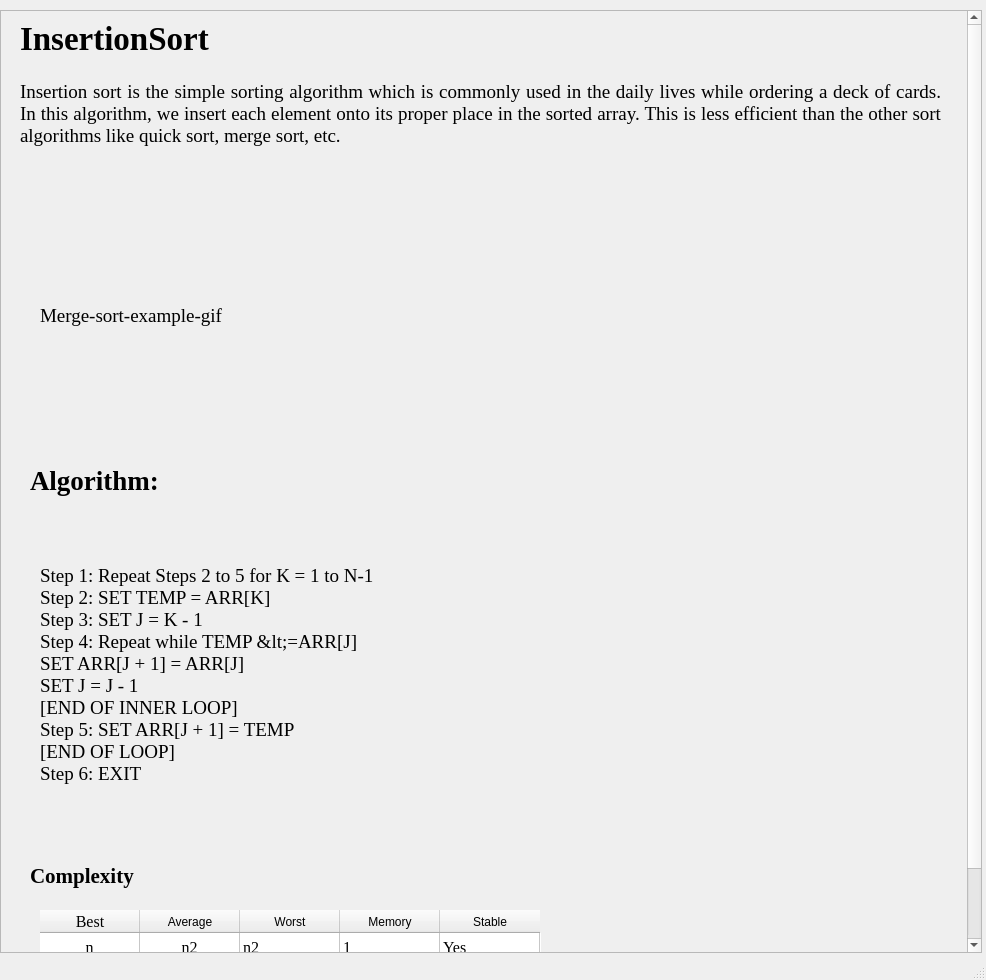
<?xml version="1.0" encoding="UTF-8"?>
<ui version="4.0">
 <class>MainWindow</class>
 <widget class="QMainWindow" name="MainWindow">
  <property name="geometry">
   <rect>
    <x>0</x>
    <y>0</y>
    <width>986</width>
    <height>980</height>
   </rect>
  </property>
  <property name="minimumSize">
   <size>
    <width>986</width>
    <height>980</height>
   </size>
  </property>
  <property name="maximumSize">
   <size>
    <width>990</width>
    <height>980</height>
   </size>
  </property>
  <property name="windowTitle">
   <string>MainWindow</string>
  </property>
  <widget class="QWidget" name="centralwidget">
   <widget class="QScrollArea" name="scrollArea">
    <property name="geometry">
     <rect>
      <x>0</x>
      <y>10</y>
      <width>982</width>
      <height>943</height>
     </rect>
    </property>
    <property name="sizePolicy">
     <sizepolicy hsizetype="Expanding" vsizetype="Ignored">
      <horstretch>0</horstretch>
      <verstretch>0</verstretch>
     </sizepolicy>
    </property>
    <property name="minimumSize">
     <size>
      <width>0</width>
      <height>500</height>
     </size>
    </property>
    <property name="cursor" stdset="0">
     <cursorShape>WaitCursor</cursorShape>
    </property>
    <property name="acceptDrops">
     <bool>false</bool>
    </property>
    <property name="autoFillBackground">
     <bool>true</bool>
    </property>
    <property name="styleSheet">
     <string notr="true">border:none;
QScrollBar
{
background : lightgreen;}</string>
    </property>
    <property name="frameShadow">
     <enum>QFrame::Sunken</enum>
    </property>
    <property name="verticalScrollBarPolicy">
     <enum>Qt::ScrollBarAsNeeded</enum>
    </property>
    <property name="sizeAdjustPolicy">
     <enum>QAbstractScrollArea::AdjustIgnored</enum>
    </property>
    <property name="widgetResizable">
     <bool>true</bool>
    </property>
    <property name="alignment">
     <set>Qt::AlignLeading|Qt::AlignLeft|Qt::AlignVCenter</set>
    </property>
    <widget class="QWidget" name="scrollAreaWidgetContents">
     <property name="geometry">
      <rect>
       <x>0</x>
       <y>-75</y>
       <width>961</width>
       <height>1018</height>
      </rect>
     </property>
     <layout class="QVBoxLayout" name="verticalLayout_2">
      <item>
       <widget class="QFrame" name="frame">
        <property name="minimumSize">
         <size>
          <width>0</width>
          <height>1000</height>
         </size>
        </property>
        <property name="acceptDrops">
         <bool>false</bool>
        </property>
        <property name="styleSheet">
         <string notr="true">border:none</string>
        </property>
        <property name="frameShape">
         <enum>QFrame::StyledPanel</enum>
        </property>
        <property name="frameShadow">
         <enum>QFrame::Plain</enum>
        </property>
        <widget class="QLabel" name="complexity">
         <property name="geometry">
          <rect>
           <x>20</x>
           <y>840</y>
           <width>211</width>
           <height>31</height>
          </rect>
         </property>
         <property name="font">
          <font>
           <family>Times New Roman</family>
           <pointsize>16</pointsize>
           <weight>75</weight>
           <bold>true</bold>
          </font>
         </property>
         <property name="layoutDirection">
          <enum>Qt::LeftToRight</enum>
         </property>
         <property name="text">
          <string>Complexity</string>
         </property>
         <property name="textFormat">
          <enum>Qt::PlainText</enum>
         </property>
        </widget>
        <widget class="QLabel" name="algo_label">
         <property name="geometry">
          <rect>
           <x>20</x>
           <y>440</y>
           <width>331</width>
           <height>41</height>
          </rect>
         </property>
         <property name="font">
          <font>
           <family>Times New Roman</family>
           <pointsize>20</pointsize>
           <weight>75</weight>
           <bold>true</bold>
          </font>
         </property>
         <property name="text">
          <string>Algorithm:</string>
         </property>
        </widget>
        <widget class="QLabel" name="header_label">
         <property name="geometry">
          <rect>
           <x>10</x>
           <y>0</y>
           <width>291</width>
           <height>51</height>
          </rect>
         </property>
         <property name="font">
          <font>
           <family>Times New Roman</family>
           <pointsize>25</pointsize>
           <weight>75</weight>
           <bold>true</bold>
          </font>
         </property>
         <property name="layoutDirection">
          <enum>Qt::LeftToRight</enum>
         </property>
         <property name="text">
          <string>InsertionSort</string>
         </property>
         <property name="alignment">
          <set>Qt::AlignLeading|Qt::AlignLeft|Qt::AlignTop</set>
         </property>
        </widget>
        <widget class="QLabel" name="algorithm">
         <property name="geometry">
          <rect>
           <x>30</x>
           <y>510</y>
           <width>861</width>
           <height>311</height>
          </rect>
         </property>
         <property name="font">
          <font>
           <family>Times New Roman</family>
           <pointsize>14</pointsize>
          </font>
         </property>
         <property name="text">
          <string>Step 1: Repeat Steps 2 to 5 for K = 1 to N-1
Step 2: SET TEMP = ARR[K]
Step 3: SET J = K - 1
Step 4: Repeat while TEMP &lt;=ARR[J]
SET ARR[J + 1] = ARR[J]
SET J = J - 1
[END OF INNER LOOP]
Step 5: SET ARR[J + 1] = TEMP
[END OF LOOP]
Step 6: EXIT
</string>
         </property>
        </widget>
        <widget class="QLabel" name="gif_label">
         <property name="geometry">
          <rect>
           <x>30</x>
           <y>190</y>
           <width>411</width>
           <height>211</height>
          </rect>
         </property>
         <property name="font">
          <font>
           <family>Times New Roman</family>
           <pointsize>14</pointsize>
          </font>
         </property>
         <property name="text">
          <string>Merge-sort-example-gif</string>
         </property>
         <property name="scaledContents">
          <bool>true</bool>
         </property>
        </widget>
        <widget class="QLabel" name="algo_info_label">
         <property name="geometry">
          <rect>
           <x>10</x>
           <y>60</y>
           <width>921</width>
           <height>121</height>
          </rect>
         </property>
         <property name="font">
          <font>
           <family>Times New Roman</family>
           <pointsize>14</pointsize>
           <weight>50</weight>
           <bold>false</bold>
          </font>
         </property>
         <property name="focusPolicy">
          <enum>Qt::NoFocus</enum>
         </property>
         <property name="text">
          <string>Insertion sort is the simple sorting algorithm which is commonly used in the daily lives while ordering a deck of cards. In this algorithm, we insert each element onto its proper place in the sorted array. This is less efficient than the other sort algorithms like quick sort, merge sort, etc.</string>
         </property>
         <property name="textFormat">
          <enum>Qt::AutoText</enum>
         </property>
         <property name="scaledContents">
          <bool>false</bool>
         </property>
         <property name="alignment">
          <set>Qt::AlignJustify|Qt::AlignTop</set>
         </property>
         <property name="wordWrap">
          <bool>true</bool>
         </property>
         <property name="indent">
          <number>1</number>
         </property>
         <property name="textInteractionFlags">
          <set>Qt::LinksAccessibleByMouse</set>
         </property>
        </widget>
        <widget class="QTableWidget" name="complexity_table">
         <property name="geometry">
          <rect>
           <x>30</x>
           <y>890</y>
           <width>501</width>
           <height>61</height>
          </rect>
         </property>
         <property name="font">
          <font>
           <family>Times New Roman</family>
           <pointsize>12</pointsize>
          </font>
         </property>
         <property name="layoutDirection">
          <enum>Qt::LeftToRight</enum>
         </property>
         <property name="frameShadow">
          <enum>QFrame::Sunken</enum>
         </property>
         <property name="verticalScrollBarPolicy">
          <enum>Qt::ScrollBarAlwaysOff</enum>
         </property>
         <property name="horizontalScrollBarPolicy">
          <enum>Qt::ScrollBarAlwaysOff</enum>
         </property>
         <property name="sizeAdjustPolicy">
          <enum>QAbstractScrollArea::AdjustToContents</enum>
         </property>
         <property name="gridStyle">
          <enum>Qt::SolidLine</enum>
         </property>
         <attribute name="horizontalHeaderVisible">
          <bool>true</bool>
         </attribute>
         <attribute name="horizontalHeaderCascadingSectionResizes">
          <bool>false</bool>
         </attribute>
         <attribute name="horizontalHeaderHighlightSections">
          <bool>false</bool>
         </attribute>
         <attribute name="verticalHeaderVisible">
          <bool>false</bool>
         </attribute>
         <attribute name="verticalHeaderHighlightSections">
          <bool>true</bool>
         </attribute>
         <row>
          <property name="text">
           <string>InsertionSort</string>
          </property>
          <property name="font">
           <font>
            <family>Times New Roman</family>
            <pointsize>12</pointsize>
           </font>
          </property>
          <property name="background">
           <color>
            <red>255</red>
            <green>255</green>
            <blue>255</blue>
           </color>
          </property>
         </row>
         <column>
          <property name="text">
           <string>Best</string>
          </property>
          <property name="font">
           <font>
            <family>Times New Roman</family>
            <pointsize>12</pointsize>
           </font>
          </property>
          <property name="textAlignment">
           <set>AlignCenter</set>
          </property>
         </column>
         <column>
          <property name="text">
           <string>Average</string>
          </property>
         </column>
         <column>
          <property name="text">
           <string>Worst</string>
          </property>
         </column>
         <column>
          <property name="text">
           <string>Memory</string>
          </property>
         </column>
         <column>
          <property name="text">
           <string>Stable</string>
          </property>
         </column>
         <item row="0" column="0">
          <property name="text">
           <string>n</string>
          </property>
          <property name="textAlignment">
           <set>AlignCenter</set>
          </property>
         </item>
         <item row="0" column="1">
          <property name="text">
           <string>n2</string>
          </property>
          <property name="textAlignment">
           <set>AlignCenter</set>
          </property>
         </item>
         <item row="0" column="2">
          <property name="text">
           <string>n2</string>
          </property>
         </item>
         <item row="0" column="3">
          <property name="text">
           <string>1</string>
          </property>
         </item>
         <item row="0" column="4">
          <property name="text">
           <string>Yes</string>
          </property>
         </item>
        </widget>
       </widget>
      </item>
     </layout>
    </widget>
   </widget>
  </widget>
  <widget class="QStatusBar" name="statusbar"/>
 </widget>
 <resources/>
 <connections/>
</ui>
